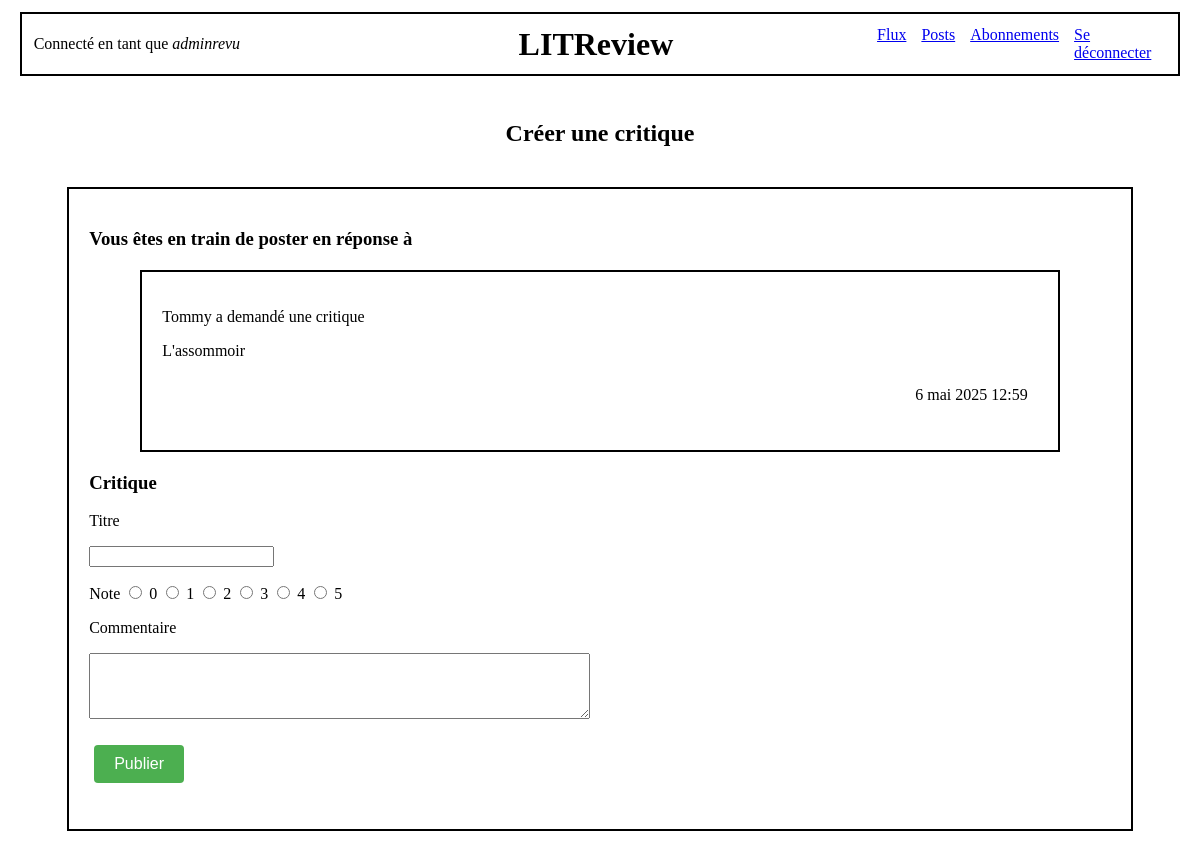
The page /response/4/ (signed in) on the database its author committed.
### authentication/models.py (models this page shows)
class User(AbstractUser):
    profile_photo = models.ImageField(verbose_name='Photo de profil', null=True)

### appli/models.py (models this page shows)
class Ticket(models.Model):
    title = models.CharField(max_length=128)
    description = models.TextField(max_length=2048)
    user = models.ForeignKey(
        to=settings.AUTH_USER_MODEL, on_delete=models.CASCADE)
    image = models.ImageField(null=True, blank=True)
    time_created = models.DateTimeField(auto_now_add=True)

### appli/views.py (the view, shortened to what this page needs)
# urls.py: path('response/<int:ticket_id>/', appli.views.create_response, name='response'),
@login_required
@ticket_has_review
def create_response(request, ticket_id):
    ticket = get_object_or_404(models.Ticket, id=ticket_id)
    ticket_form = forms.TicketForm(instance=ticket)
    review_form = forms.ReviewForm()
    context = {
        'ticket_form': ticket_form,
        'review_form': review_form,
    }
    return render(request, 'appli/create_response.html', context=context)

### appli/forms.py
class TicketForm(forms.ModelForm):
    class Meta:
        model = models.Ticket
        fields = ['title', 'description', 'image']

class ReviewForm(forms.ModelForm):
    RATING_CHOICES = [
        (0, '0'),
        (1, '1'),
        (2, '2'),
        (3, '3'),
        (4, '4'),
        (5, '5')
    ]
    rating = forms.ChoiceField(
        choices=RATING_CHOICES,
        widget=forms.RadioSelect(),
        label='Rating'
    )
    class Meta:
        model = models.Review
        fields = ['headline', 'rating', 'body']
        widgets = {
            'rating': 'Note',
            'body': forms.Textarea(attrs={'rows': 4, 'cols': 60}),
        }

### appli/views.py (called while the page is built)
def ticket_has_review(view_func):
    @wraps(view_func)
    def wrapper(request, ticket_id, *args, **kwargs):
        reviewed = models.Review.objects.filter(ticket_id=ticket_id).values_list('ticket', flat=True)
        if reviewed:
            return redirect('flux')
        else:
            return view_func(request, ticket_id, *args, **kwargs)
    return wrapper

### appli/templates/appli/create_response.html (shortened to what this page needs)
{% extends 'base_connected.html' %}
{% block content %}
    <div class="center">
        <h2>Créer une critique</h2>
    </div>
    <div class="div_border_internal">
        <p><h3>Vous êtes en train de poster en réponse à</h3></p>
        <form method="post" enctype="multipart/form-data">
            <div class="div_border_internal">
                <p>{{ ticket_form.instance.user.username }} a demandé une critique</p>
                <p>{{ ticket_form.instance.title }}</p>
                <p class="align-right">{{ ticket_form.instance.time_created }}</p>
            </div>
            <div>
                <p><h3>Critique</h3></p>
                <div>
                    <label>Titre</label>
                    <p>{{ review_form.headline }}</p>
                </div>
                <div id="id_rating" class="inline">
                    <span>Note</span>
                        <label for="id_rating_0"><input type="radio" name="rating" value="0" required="" id="id_rating_0">
                    0</label>
                        <label for="id_rating_1"><input type="radio" name="rating" value="1" required="" id="id_rating_1">
                    1</label>
                        <label for="id_rating_2"><input type="radio" name="rating" value="2" required="" id="id_rating_2">
                    2</label>
                        <label for="id_rating_3"><input type="radio" name="rating" value="3" required="" id="id_rating_3">
                    3</label>
                        <label for="id_rating_4"><input type="radio" name="rating" value="4" required="" id="id_rating_4">
                    4</label>
                        <label for="id_rating_5"><input type="radio" name="rating" value="5" required="" id="id_rating_5">
                    5</label>
                </div>
                <div>
                    <p>Commentaire</p>
                    <p>{{ review_form.body }}</p>
                </div>
            </div>
            <button type="submit" class="button">Publier</button>
        </form>
    </div>
{% endblock content %}

### templates/base_connected.html (shortened to what this page needs)
{% load static %}
<html>
    <head>
        <link rel="stylesheet" href="{% static 'styles.css' %}">
    </head>
    <body>
        <div class="base-border">
            <div class="header-container">
                <div class="left-space">
                    Connecté en tant que <i>{{ user.username }}</i>
                </div>
                <h1 class="title">LITReview</h1>
                <div class="nav-links">
                    <a href="{% url 'flux' %}">Flux</a>
                    <a href="{% url 'post_list' %}">Posts</a>
                    <a href="{% url 'subscriptions' %}">Abonnements</a>
                    <a href="{% url 'logout' %}">Se déconnecter</a></p>
                </div>
            </div>
        </div>
        {% block content %}{% endblock content %}
    </body>
</html>

### static/styles.css (style rules this page uses)
.base-border { border-width:2px; border-style:solid; border-color:black; margin-left: 1%; margin-right: 1%; margin-top: 1%; margin-bottom: 2%; padding: 1%; }
.div_border_internal { margin-left: 5%; margin-right: 5%; margin-top: 20px; margin-bottom: 20px; padding: 20px; border-width:2px; border-style:solid; border-color:black; }
.button { display: inline-block; padding: 10px 20px; margin: 10px 5px; background-color: #4CAF50; color: white; text-decoration: none; border-radius: 4px; border: none; cursor: pointer; font-family: Arial, sans-serif; font-size: 16px; transition: background-color 0.3s; }
.header-container { display: flex; align-items: center; position: relative; }
.left-space { width: 0; flex: 1; }
.title { text-align: center; margin: 0; flex: 2; }
.nav-links { display: flex; gap: 15px; flex: 1; justify-content: flex-end; }
.inline { display: inline-block; }
.align-right { display: flex; justify-content: flex-end; padding: 10px; }
.center { display: flex; justify-content: center; }

### rows shown on the page
User: username "adminrevu"
Ticket: instance.user.username "Tommy", instance "L'assommoir", instance.time_created "6 mai 2025 12:59"
